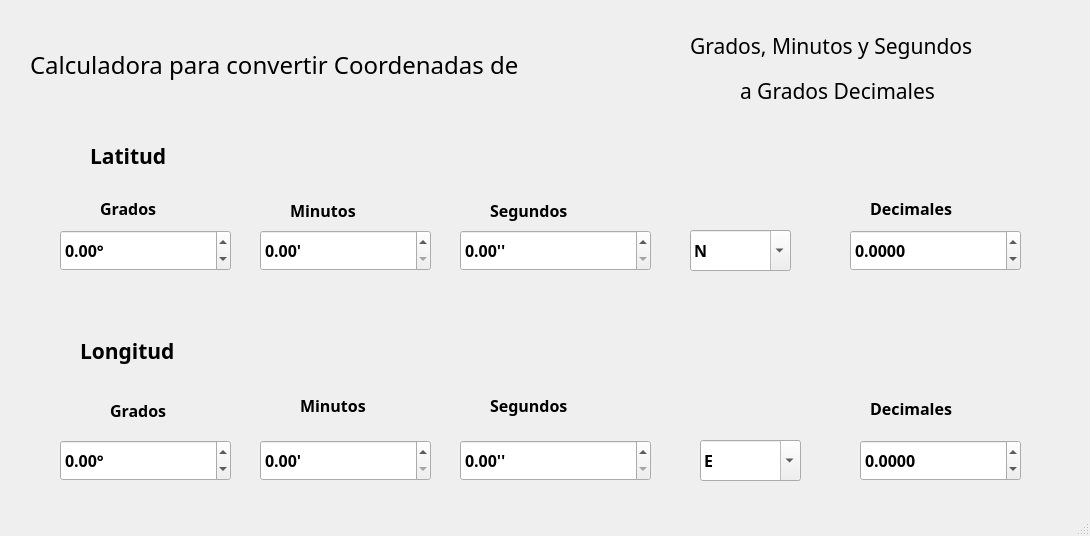
<?xml version="1.0" encoding="UTF-8"?>
<ui version="4.0">
 <class>Dialog</class>
 <widget class="QDialog" name="Dialog">
  <property name="geometry">
   <rect>
    <x>0</x>
    <y>0</y>
    <width>1090</width>
    <height>536</height>
   </rect>
  </property>
  <property name="windowTitle">
   <string>Dialog</string>
  </property>
  <property name="sizeGripEnabled">
   <bool>true</bool>
  </property>
  <widget class="QLabel" name="Label1">
   <property name="geometry">
    <rect>
     <x>90</x>
     <y>130</y>
     <width>131</width>
     <height>51</height>
    </rect>
   </property>
   <property name="font">
    <font>
     <family>Lucida Sans</family>
     <pointsize>16</pointsize>
     <weight>75</weight>
     <bold>true</bold>
    </font>
   </property>
   <property name="text">
    <string>Latitud</string>
   </property>
  </widget>
  <widget class="QComboBox" name="latitud_box">
   <property name="enabled">
    <bool>true</bool>
   </property>
   <property name="geometry">
    <rect>
     <x>690</x>
     <y>230</y>
     <width>101</width>
     <height>41</height>
    </rect>
   </property>
   <property name="font">
    <font>
     <family>Lucida Sans</family>
     <pointsize>12</pointsize>
     <weight>75</weight>
     <bold>true</bold>
    </font>
   </property>
   <property name="editable">
    <bool>true</bool>
   </property>
   <property name="currentText">
    <string>N</string>
   </property>
   <item>
    <property name="text">
     <string>N</string>
    </property>
   </item>
   <item>
    <property name="text">
     <string>S</string>
    </property>
   </item>
  </widget>
  <widget class="QLabel" name="label2">
   <property name="geometry">
    <rect>
     <x>80</x>
     <y>330</y>
     <width>161</width>
     <height>41</height>
    </rect>
   </property>
   <property name="font">
    <font>
     <family>Lucida Sans</family>
     <pointsize>16</pointsize>
     <weight>75</weight>
     <bold>true</bold>
    </font>
   </property>
   <property name="text">
    <string>Longitud</string>
   </property>
  </widget>
  <widget class="QComboBox" name="longitud_box">
   <property name="geometry">
    <rect>
     <x>700</x>
     <y>440</y>
     <width>101</width>
     <height>41</height>
    </rect>
   </property>
   <property name="font">
    <font>
     <family>Lucida Sans</family>
     <pointsize>12</pointsize>
     <weight>75</weight>
     <bold>true</bold>
    </font>
   </property>
   <property name="editable">
    <bool>true</bool>
   </property>
   <item>
    <property name="text">
     <string>E</string>
    </property>
   </item>
   <item>
    <property name="text">
     <string>W</string>
    </property>
   </item>
  </widget>
  <widget class="QLabel" name="label">
   <property name="geometry">
    <rect>
     <x>110</x>
     <y>390</y>
     <width>101</width>
     <height>41</height>
    </rect>
   </property>
   <property name="font">
    <font>
     <family>Lucida Sans</family>
     <pointsize>12</pointsize>
     <weight>75</weight>
     <bold>true</bold>
    </font>
   </property>
   <property name="text">
    <string>Grados</string>
   </property>
  </widget>
  <widget class="QLabel" name="label_2">
   <property name="geometry">
    <rect>
     <x>300</x>
     <y>390</y>
     <width>91</width>
     <height>31</height>
    </rect>
   </property>
   <property name="font">
    <font>
     <family>Lucida Sans</family>
     <pointsize>12</pointsize>
     <weight>75</weight>
     <bold>true</bold>
    </font>
   </property>
   <property name="text">
    <string>Minutos</string>
   </property>
  </widget>
  <widget class="QLabel" name="label_3">
   <property name="geometry">
    <rect>
     <x>490</x>
     <y>390</y>
     <width>121</width>
     <height>31</height>
    </rect>
   </property>
   <property name="font">
    <font>
     <family>Lucida Sans</family>
     <pointsize>12</pointsize>
     <weight>75</weight>
     <bold>true</bold>
    </font>
   </property>
   <property name="text">
    <string>Segundos</string>
   </property>
  </widget>
  <widget class="QLabel" name="label_4">
   <property name="geometry">
    <rect>
     <x>870</x>
     <y>400</y>
     <width>111</width>
     <height>16</height>
    </rect>
   </property>
   <property name="font">
    <font>
     <family>Lucida Sans</family>
     <pointsize>12</pointsize>
     <weight>75</weight>
     <bold>true</bold>
    </font>
   </property>
   <property name="text">
    <string>Decimales</string>
   </property>
  </widget>
  <widget class="QLabel" name="label_5">
   <property name="geometry">
    <rect>
     <x>100</x>
     <y>200</y>
     <width>81</width>
     <height>16</height>
    </rect>
   </property>
   <property name="font">
    <font>
     <family>Lucida Sans</family>
     <pointsize>12</pointsize>
     <weight>75</weight>
     <bold>true</bold>
    </font>
   </property>
   <property name="text">
    <string>Grados</string>
   </property>
  </widget>
  <widget class="QLabel" name="label_6">
   <property name="geometry">
    <rect>
     <x>290</x>
     <y>200</y>
     <width>91</width>
     <height>20</height>
    </rect>
   </property>
   <property name="font">
    <font>
     <family>Lucida Sans</family>
     <pointsize>12</pointsize>
     <weight>75</weight>
     <bold>true</bold>
    </font>
   </property>
   <property name="text">
    <string>Minutos</string>
   </property>
  </widget>
  <widget class="QLabel" name="label_7">
   <property name="geometry">
    <rect>
     <x>490</x>
     <y>190</y>
     <width>111</width>
     <height>41</height>
    </rect>
   </property>
   <property name="font">
    <font>
     <family>Lucida Sans</family>
     <pointsize>12</pointsize>
     <weight>75</weight>
     <bold>true</bold>
    </font>
   </property>
   <property name="text">
    <string>Segundos</string>
   </property>
  </widget>
  <widget class="QLabel" name="label_8">
   <property name="geometry">
    <rect>
     <x>870</x>
     <y>200</y>
     <width>111</width>
     <height>16</height>
    </rect>
   </property>
   <property name="font">
    <font>
     <family>Lucida Sans</family>
     <pointsize>12</pointsize>
     <weight>75</weight>
     <bold>true</bold>
    </font>
   </property>
   <property name="text">
    <string>Decimales</string>
   </property>
  </widget>
  <widget class="QDoubleSpinBox" name="lon_dec_box">
   <property name="geometry">
    <rect>
     <x>860</x>
     <y>440</y>
     <width>161</width>
     <height>41</height>
    </rect>
   </property>
   <property name="font">
    <font>
     <family>Lucida Sans</family>
     <pointsize>12</pointsize>
     <weight>75</weight>
     <bold>true</bold>
    </font>
   </property>
   <property name="decimals">
    <number>4</number>
   </property>
   <property name="minimum">
    <double>-99.000000000000000</double>
   </property>
  </widget>
  <widget class="QDoubleSpinBox" name="latdecbox">
   <property name="geometry">
    <rect>
     <x>850</x>
     <y>230</y>
     <width>171</width>
     <height>41</height>
    </rect>
   </property>
   <property name="font">
    <font>
     <family>Lucida Sans</family>
     <pointsize>12</pointsize>
     <weight>75</weight>
     <bold>true</bold>
    </font>
   </property>
   <property name="decimals">
    <number>4</number>
   </property>
   <property name="minimum">
    <double>-91.000000000000000</double>
   </property>
   <property name="maximum">
    <double>100.000000000000000</double>
   </property>
   <property name="singleStep">
    <double>1.000000000000000</double>
   </property>
   <property name="stepType">
    <enum>QAbstractSpinBox::AdaptiveDecimalStepType</enum>
   </property>
  </widget>
  <widget class="QDoubleSpinBox" name="gradlatbox">
   <property name="geometry">
    <rect>
     <x>60</x>
     <y>230</y>
     <width>171</width>
     <height>41</height>
    </rect>
   </property>
   <property name="font">
    <font>
     <family>Lucida Sans</family>
     <pointsize>12</pointsize>
     <weight>75</weight>
     <bold>true</bold>
    </font>
   </property>
   <property name="prefix">
    <string/>
   </property>
   <property name="suffix">
    <string>°</string>
   </property>
   <property name="minimum">
    <double>-99.000000000000000</double>
   </property>
   <property name="maximum">
    <double>99.000000000000000</double>
   </property>
  </widget>
  <widget class="QDoubleSpinBox" name="min_lat_box">
   <property name="geometry">
    <rect>
     <x>260</x>
     <y>230</y>
     <width>171</width>
     <height>41</height>
    </rect>
   </property>
   <property name="font">
    <font>
     <family>Lucida Sans</family>
     <pointsize>12</pointsize>
     <weight>75</weight>
     <bold>true</bold>
    </font>
   </property>
   <property name="suffix">
    <string>'</string>
   </property>
   <property name="decimals">
    <number>2</number>
   </property>
  </widget>
  <widget class="QDoubleSpinBox" name="seg_lat_box">
   <property name="geometry">
    <rect>
     <x>460</x>
     <y>230</y>
     <width>191</width>
     <height>41</height>
    </rect>
   </property>
   <property name="font">
    <font>
     <family>Lucida Sans</family>
     <pointsize>12</pointsize>
     <weight>75</weight>
     <bold>true</bold>
    </font>
   </property>
   <property name="suffix">
    <string>''</string>
   </property>
  </widget>
  <widget class="QDoubleSpinBox" name="grad_lon_box">
   <property name="geometry">
    <rect>
     <x>60</x>
     <y>440</y>
     <width>171</width>
     <height>41</height>
    </rect>
   </property>
   <property name="font">
    <font>
     <family>Lucida Sans</family>
     <pointsize>12</pointsize>
     <weight>75</weight>
     <bold>true</bold>
    </font>
   </property>
   <property name="suffix">
    <string>°</string>
   </property>
   <property name="minimum">
    <double>-99.000000000000000</double>
   </property>
  </widget>
  <widget class="QDoubleSpinBox" name="min_lon_box">
   <property name="geometry">
    <rect>
     <x>260</x>
     <y>440</y>
     <width>171</width>
     <height>41</height>
    </rect>
   </property>
   <property name="font">
    <font>
     <family>Lucida Sans</family>
     <pointsize>12</pointsize>
     <weight>75</weight>
     <bold>true</bold>
    </font>
   </property>
   <property name="suffix">
    <string>'</string>
   </property>
  </widget>
  <widget class="QDoubleSpinBox" name="seg_lon_box">
   <property name="geometry">
    <rect>
     <x>460</x>
     <y>440</y>
     <width>191</width>
     <height>41</height>
    </rect>
   </property>
   <property name="font">
    <font>
     <family>Lucida Sans</family>
     <pointsize>12</pointsize>
     <weight>75</weight>
     <bold>true</bold>
    </font>
   </property>
   <property name="suffix">
    <string>''</string>
   </property>
  </widget>
  <widget class="QLabel" name="label_9">
   <property name="geometry">
    <rect>
     <x>30</x>
     <y>40</y>
     <width>651</width>
     <height>51</height>
    </rect>
   </property>
   <property name="font">
    <font>
     <family>Lucida Sans</family>
     <pointsize>18</pointsize>
     <weight>50</weight>
     <bold>false</bold>
    </font>
   </property>
   <property name="text">
    <string>&lt;html&gt;&lt;head/&gt;&lt;body&gt;&lt;p&gt;Calculadora para convertir Coordenadas de&lt;/p&gt;&lt;/body&gt;&lt;/html&gt;</string>
   </property>
  </widget>
  <widget class="QLabel" name="label_10">
   <property name="geometry">
    <rect>
     <x>690</x>
     <y>10</y>
     <width>391</width>
     <height>71</height>
    </rect>
   </property>
   <property name="font">
    <font>
     <family>Lucida Sans</family>
     <pointsize>16</pointsize>
     <weight>50</weight>
     <bold>false</bold>
    </font>
   </property>
   <property name="text">
    <string>Grados, Minutos y Segundos</string>
   </property>
  </widget>
  <widget class="QLabel" name="label_11">
   <property name="geometry">
    <rect>
     <x>740</x>
     <y>60</y>
     <width>271</width>
     <height>61</height>
    </rect>
   </property>
   <property name="font">
    <font>
     <family>Lucida Sans</family>
     <pointsize>16</pointsize>
    </font>
   </property>
   <property name="text">
    <string>a Grados Decimales</string>
   </property>
  </widget>
 </widget>
 <resources/>
 <connections/>
</ui>
